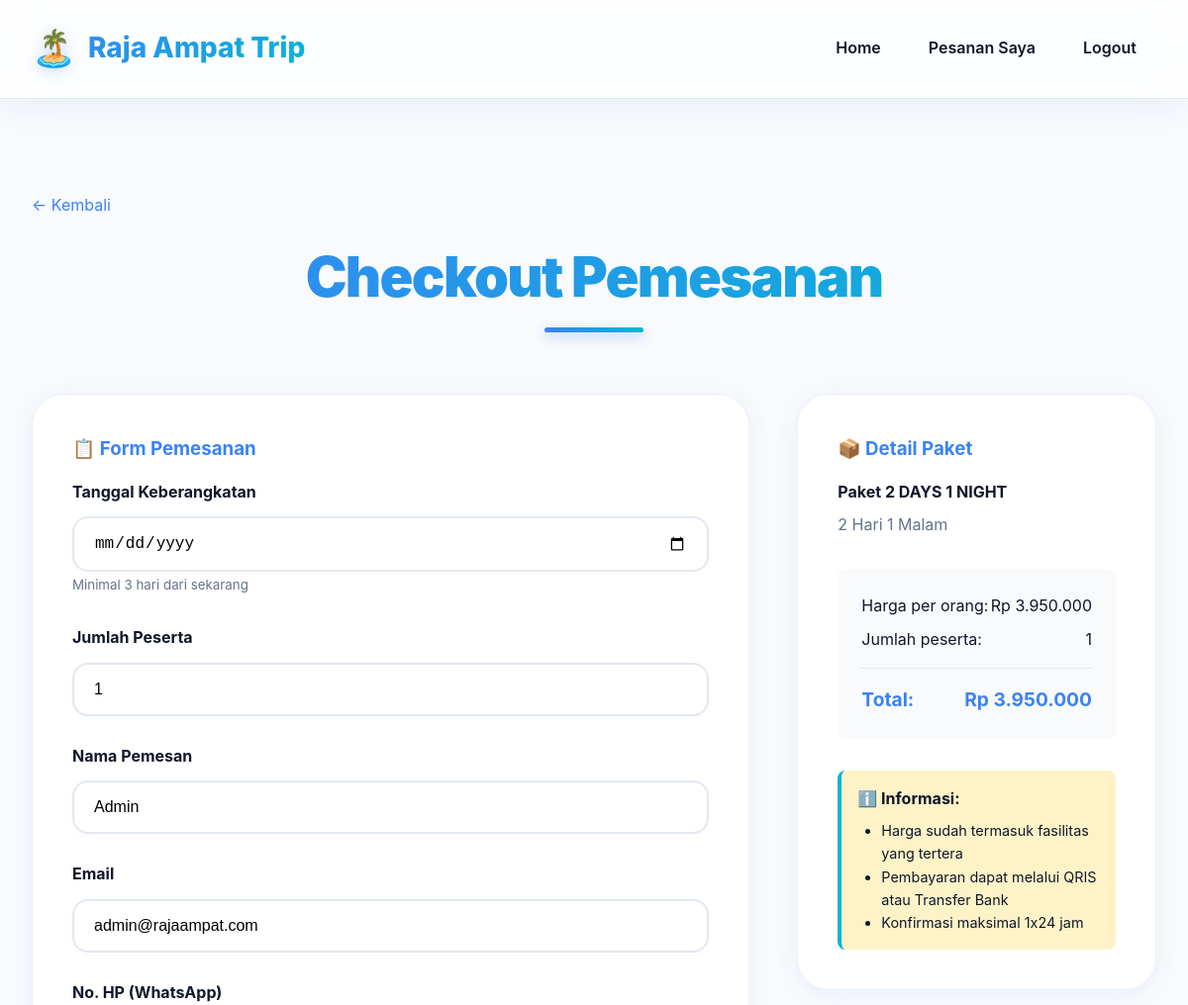
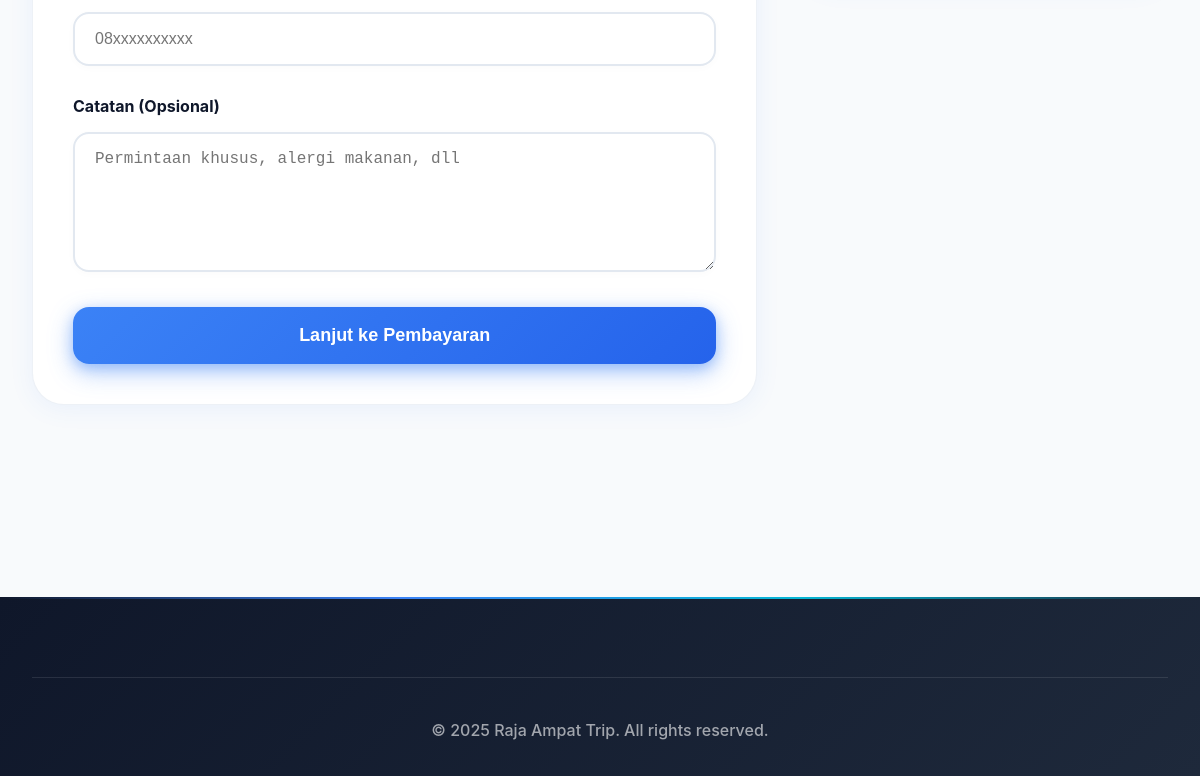
The page /public/checkout.php?id=2 (signed in) on the database its author committed (2 pictures, top to bottom).
### tables this page shows
CREATE TABLE IF NOT EXISTS users (
    id INT AUTO_INCREMENT PRIMARY KEY,
    nama VARCHAR(100) NOT NULL,
    email VARCHAR(100) UNIQUE NOT NULL,
    password VARCHAR(255) NOT NULL,
    no_hp VARCHAR(20),
    alamat TEXT,
    role ENUM('user', 'admin') DEFAULT 'user',
    created_at TIMESTAMP DEFAULT CURRENT_TIMESTAMP
);

CREATE TABLE IF NOT EXISTS paket_wisata (
    id INT AUTO_INCREMENT PRIMARY KEY,
    nama_paket VARCHAR(200) NOT NULL,
    deskripsi TEXT,
    durasi VARCHAR(50),
    harga DECIMAL(12,2) NOT NULL,
    foto VARCHAR(255),
    fasilitas TEXT,
    itinerary TEXT,
    tersedia BOOLEAN DEFAULT 1,
    created_at TIMESTAMP DEFAULT CURRENT_TIMESTAMP,
    updated_at TIMESTAMP DEFAULT CURRENT_TIMESTAMP ON UPDATE CURRENT_TIMESTAMP
);

### includes/config.php (called while the page is built, shortened)
<?php
function rupiah($angka) {
    return 'Rp ' . number_format($angka, 0, ',', '.');
}

### public/checkout.php (the view, shortened to what this page needs)
<?php
require_once '../includes/config.php';
$paket_id = $_GET['id'] ?? 0;
$stmt = $pdo->prepare("SELECT * FROM paket_wisata WHERE id = ? AND tersedia = 1");
$stmt->execute([$paket_id]);
$package = $stmt->fetch();
$stmt = $pdo->prepare("SELECT * FROM users WHERE id = ?");
$stmt->execute([get_user_id()]);
$user = $stmt->fetch();
?>
<!DOCTYPE html>
<html lang="id">
<head>
    <link rel="stylesheet" href="assets/css/style.css">
</head>
<body>
    <nav class="navbar">
        <div class="container">
            <a href="index.php" class="navbar-brand"><?= SITE_NAME ?></a>
            <ul class="navbar-menu">
                <li><a href="index.php">Home</a></li>
                <li><a href="pyment-status.php">Pesanan Saya</a></li>
                <li><a href="logout.php">Logout</a></li>
            </ul>
        </div>
    </nav>
    <section class="section">
        <div class="container">
            <a href="paket.php?id=<?= $package['id'] ?>" style="color: var(--primary); margin-bottom: 1rem; display: inline-block;">← Kembali</a>
            <h2 class="section-title">Checkout Pemesanan</h2>
            <div class="detail-container">
                <div>
                    <div class="detail-info">
                        <h3 style="color: var(--primary); margin-bottom: 1rem;">📋 Form Pemesanan</h3>
                        <form method="POST">
                            <div class="form-group">
                                <label class="form-label">Tanggal Keberangkatan</label>
                                <input type="date" name="tanggal_berangkat" class="form-control"
                                       min="<?= date('Y-m-d', strtotime('+3 days')) ?>" required>
                                <small style="color: var(--gray);">Minimal 3 hari dari sekarang</small>
                            </div>
                            <div class="form-group">
                                <label class="form-label">Jumlah Peserta</label>
                                <input type="number" name="jumlah_peserta" class="form-control"
                                       min="1" max="20" value="1" required id="jumlah"
                                       onchange="hitungTotal()">
                            </div>
                            <div class="form-group">
                                <label class="form-label">Nama Pemesan</label>
                                <input type="text" name="nama_pemesan" class="form-control"
                                       value="<?= htmlspecialchars($user['nama']) ?>" required>
                            </div>
                            <div class="form-group">
                                <label class="form-label">Email</label>
                                <input type="email" name="email_pemesan" class="form-control"
                                       value="<?= htmlspecialchars($user['email']) ?>" required>
                            </div>
                            <div class="form-group">
                                <label class="form-label">No. HP (WhatsApp)</label>
                                <input type="tel" name="no_hp_pemesan" class="form-control"
                                       value="<?= htmlspecialchars($user['no_hp'] ?? '') ?>"
                                       placeholder="08xxxxxxxxxx" required>
                            </div>
                            <div class="form-group">
                                <label class="form-label">Catatan (Opsional)</label>
                                <textarea name="catatan" class="form-control"
                                          placeholder="Permintaan khusus, alergi makanan, dll"></textarea>
                            </div>
                            <button type="submit" class="btn btn-primary" style="width: 100%;">
                                Lanjut ke Pembayaran
                            </button>
                        </form>
                    </div>
                </div>
                <div>
                    <div class="detail-info">
                        <h3 style="color: var(--primary); margin-bottom: 1rem;">📦 Detail Paket</h3>
                        <h4><?= htmlspecialchars($package['nama_paket']) ?></h4>
                        <p style="color: var(--gray); margin: 0.5rem 0;"><?= htmlspecialchars($package['durasi']) ?></p>
                        <div style="margin: 2rem 0; padding: 1.5rem; background: #f8fafc; border-radius: 8px;">
                            <div style="display: flex; justify-content: space-between; margin-bottom: 0.5rem;">
                                <span>Harga per orang:</span>
                                <span id="harga"><?= rupiah($package['harga']) ?></span>
                            </div>
                            <div style="display: flex; justify-content: space-between; margin-bottom: 0.5rem;">
                                <span>Jumlah peserta:</span>
                                <span id="peserta">1</span>
                            </div>
                            <hr style="margin: 1rem 0; border: none; border-top: 1px solid #e2e8f0;">
                            <div style="display: flex; justify-content: space-between; font-size: 1.2rem; font-weight: bold; color: var(--primary);">
                                <span>Total:</span>
                                <span id="total"><?= rupiah($package['harga']) ?></span>
                            </div>
                        </div>
                        <div style="padding: 1rem; background: #fef3c7; border-radius: 8px; border-left: 4px solid var(--secondary);">
                            <strong>ℹ️ Informasi:</strong>
                            <ul style="margin: 0.5rem 0 0 1.5rem; font-size: 0.9rem;">
                                <li>Harga sudah termasuk fasilitas yang tertera</li>
                                <li>Pembayaran dapat melalui QRIS atau Transfer Bank</li>
                                <li>Konfirmasi maksimal 1x24 jam</li>
                            </ul>
                        </div>
                    </div>
                </div>
            </div>
        </div>
    </section>
    <footer class="footer">
        <div class="container">
            <div class="footer-bottom">
                <p>&copy; 2025 <?= SITE_NAME ?>. All rights reserved.</p>
            </div>
        </div>
    </footer>
</body>
</html>

### rows shown on the page
users: nama_pemesan "Admin", email_pemesan "admin@rajaampat.com"
paket_wisata: nama_paket "Paket 2 DAYS 1 NIGHT", durasi "2 Hari 1 Malam", harga "Rp 3.950.000"

### other values the page prints
SITE_NAME "Raja Ampat Trip"
